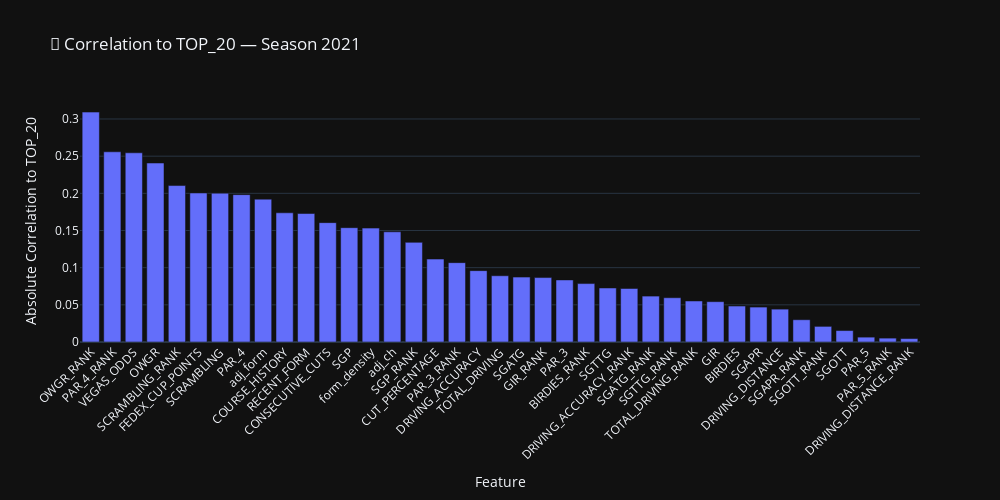
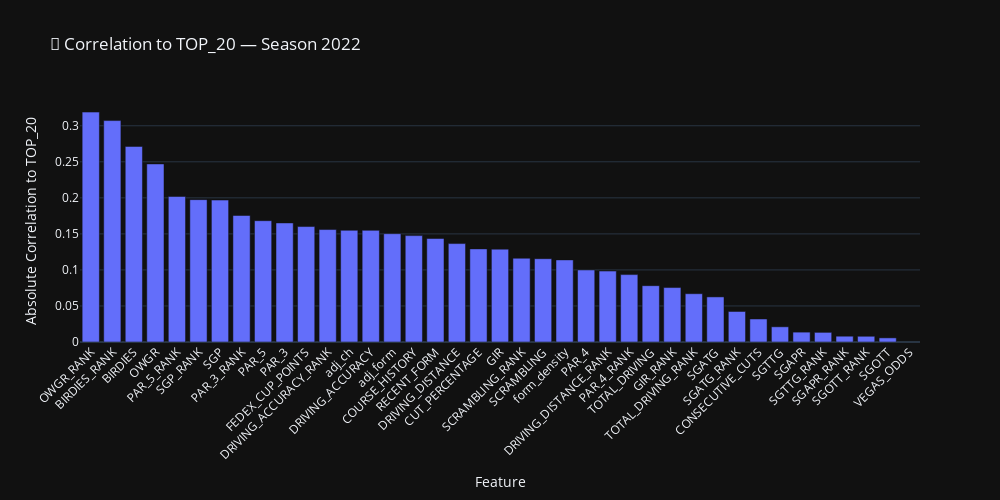
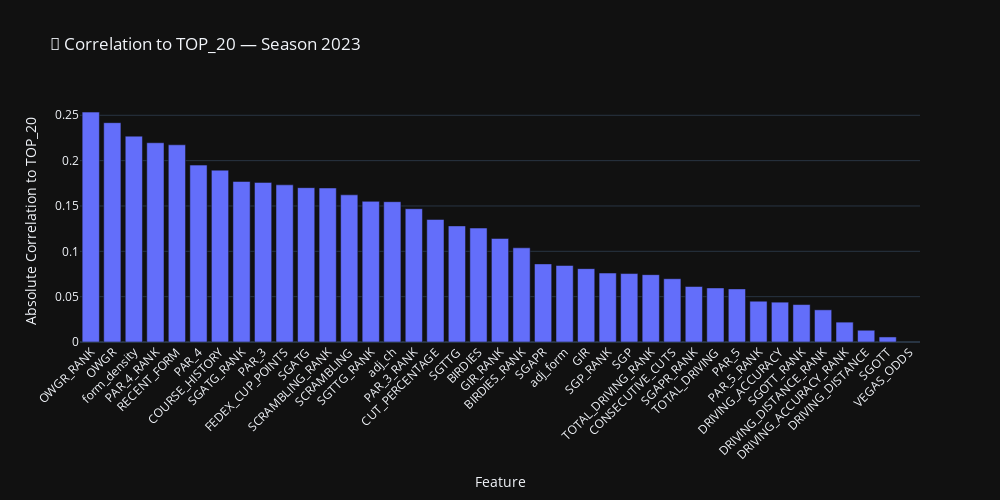
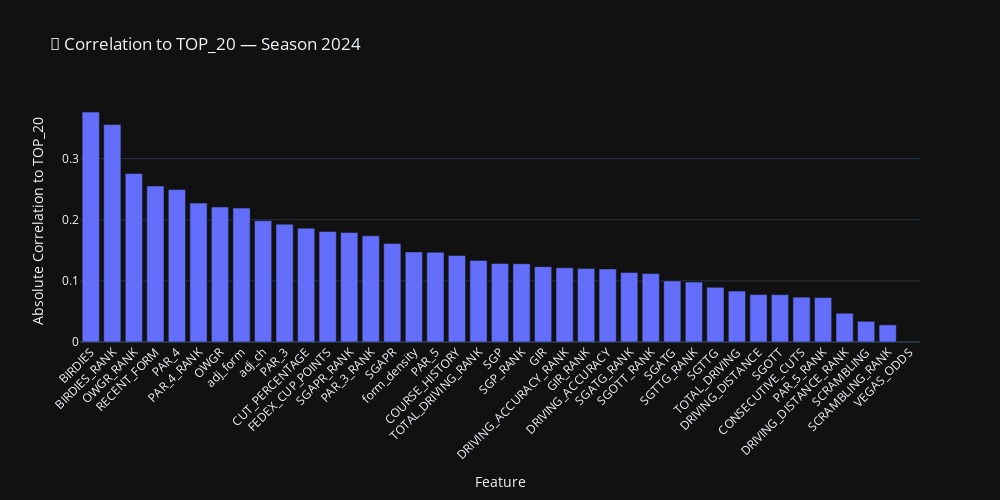

The notebook cell these images were saved under, in order:
### Markdown cell above
## Correlations
**Last 4 Years**

### Code cell
import plotly.express as px

# Get the 4 most recent seasons (or fewer if not available)
available_seasons = sorted(training_df["SEASON"].unique())[-4:]

# Dictionary to store correlation results
correlation_frames = {}

# Calculate correlations for each season
for season in available_seasons:
    df = training_df[training_df["SEASON"] == season].copy()

    # Numeric features only, drop final result
    numeric = df.select_dtypes(include=["float64", "int64"]).drop(columns=["FINAL_POS", "SEASON"], errors="ignore")

    # Skip if TOP_20 is not present
    if "TOP_20" not in numeric.columns:
        continue

    # Correlation with TOP_20
    cor = numeric.corr().abs()["TOP_20"].drop("TOP_20", errors="ignore").sort_values(ascending=False)
    cor_df = cor.reset_index()
    cor_df.columns = ["Feature", "Correlation"]
    correlation_frames[season] = cor_df

# Plot one bar chart per season
for season, cor_df in correlation_frames.items():
    fig = px.bar(
        cor_df,
        x="Feature",
        y="Correlation",
        title=f"🔎 Correlation to TOP_20 — Season {int(season)}",
        height=500,
        width=1000
    )

    fig.update_layout(
        xaxis_title="Feature",
        yaxis_title="Absolute Correlation to TOP_20",
        template="plotly_dark",
        xaxis_tickangle=-45
    )

    fig.show()

### Figure 1 — Plotly figure (JSON) as saved in the notebook; plotly's stock layout.template omitted (floating-point values rounded to 4 significant figures)
{"data": [{"hovertemplate": "Feature=%{x}<br>Correlation=%{y}<extra></extra>", "legendgroup": "", "marker": {"color": "#636efa", "pattern": {"shape": ""}}, "name": "", "orientation": "v", "showlegend": false, "textposition": "auto", "type": "bar", "x": ["OWGR_RANK", "PAR_4_RANK", "VEGAS_ODDS", "OWGR", "SCRAMBLING_RANK", "FEDEX_CUP_POINTS", "SCRAMBLING", "PAR_4", "adj_form", "COURSE_HISTORY", "RECENT_FORM", "CONSECUTIVE_CUTS", "SGP", "form_density", "adj_ch", "SGP_RANK", "CUT_PERCENTAGE", "PAR_3_RANK", "DRIVING_ACCURACY", "TOTAL_DRIVING", "SGATG", "GIR_RANK", "PAR_3", "BIRDIES_RANK", "SGTTG", "DRIVING_ACCURACY_RANK", "SGATG_RANK", "SGTTG_RANK", "TOTAL_DRIVING_RANK", "GIR", "BIRDIES", "SGAPR", "DRIVING_DISTANCE", "SGAPR_RANK", "SGOTT_RANK", "SGOTT", "PAR_5", "PAR_5_RANK", "DRIVING_DISTANCE_RANK"], "xaxis": "x", "y": [0.3093, 0.2559, 0.2545, 0.2407, 0.2105, 0.2005, 0.2002, 0.1982, 0.1922, 0.1738, 0.1728, 0.1606, 0.1538, 0.1532, 0.1482, 0.134, 0.1115, 0.1067, 0.09599, 0.08912, 0.08729, 0.08668, 0.0835, 0.07858, 0.07265, 0.07196, 0.06177, 0.05957, 0.05519, 0.05426, 0.04839, 0.04699, 0.04422, 0.02996, 0.02103, 0.01538, 0.006542, 0.005226, 0.004583], "yaxis": "y"}], "layout": {"barmode": "relative", "height": 500, "legend": {"tracegroupgap": 0}, "title": {"text": "🔎 Correlation to TOP_20 — Season 2021"}, "width": 1000, "xaxis": {"anchor": "y", "domain": [0, 1], "tickangle": -45, "title": {"text": "Feature"}}, "yaxis": {"anchor": "x", "domain": [0, 1], "title": {"text": "Absolute Correlation to TOP_20"}}}}

### Figure 2 — Plotly figure (JSON) as saved in the notebook; plotly's stock layout.template omitted (floating-point values rounded to 4 significant figures)
{"data": [{"hovertemplate": "Feature=%{x}<br>Correlation=%{y}<extra></extra>", "legendgroup": "", "marker": {"color": "#636efa", "pattern": {"shape": ""}}, "name": "", "orientation": "v", "showlegend": false, "textposition": "auto", "type": "bar", "x": ["OWGR_RANK", "BIRDIES_RANK", "BIRDIES", "OWGR", "PAR_5_RANK", "SGP_RANK", "SGP", "PAR_3_RANK", "PAR_5", "PAR_3", "FEDEX_CUP_POINTS", "DRIVING_ACCURACY_RANK", "adj_ch", "DRIVING_ACCURACY", "adj_form", "COURSE_HISTORY", "RECENT_FORM", "DRIVING_DISTANCE", "CUT_PERCENTAGE", "GIR", "SCRAMBLING_RANK", "SCRAMBLING", "form_density", "PAR_4", "DRIVING_DISTANCE_RANK", "PAR_4_RANK", "TOTAL_DRIVING", "GIR_RANK", "TOTAL_DRIVING_RANK", "SGATG", "SGATG_RANK", "CONSECUTIVE_CUTS", "SGTTG", "SGAPR", "SGTTG_RANK", "SGAPR_RANK", "SGOTT_RANK", "SGOTT", "VEGAS_ODDS"], "xaxis": "x", "y": [0.319, 0.3072, 0.2714, 0.2471, 0.202, 0.1975, 0.1969, 0.1755, 0.1683, 0.1652, 0.1602, 0.156, 0.155, 0.1549, 0.1503, 0.1476, 0.1436, 0.1365, 0.1292, 0.1288, 0.1162, 0.1156, 0.1139, 0.09997, 0.09841, 0.09351, 0.07814, 0.07554, 0.067, 0.06256, 0.04235, 0.03195, 0.02107, 0.01368, 0.01337, 0.008045, 0.007934, 0.005696, NaN], "yaxis": "y"}], "layout": {"barmode": "relative", "height": 500, "legend": {"tracegroupgap": 0}, "title": {"text": "🔎 Correlation to TOP_20 — Season 2022"}, "width": 1000, "xaxis": {"anchor": "y", "domain": [0, 1], "tickangle": -45, "title": {"text": "Feature"}}, "yaxis": {"anchor": "x", "domain": [0, 1], "title": {"text": "Absolute Correlation to TOP_20"}}}}

### Figure 3 — Plotly figure (JSON) as saved in the notebook; plotly's stock layout.template omitted (floating-point values rounded to 4 significant figures)
{"data": [{"hovertemplate": "Feature=%{x}<br>Correlation=%{y}<extra></extra>", "legendgroup": "", "marker": {"color": "#636efa", "pattern": {"shape": ""}}, "name": "", "orientation": "v", "showlegend": false, "textposition": "auto", "type": "bar", "x": ["OWGR_RANK", "OWGR", "form_density", "PAR_4_RANK", "RECENT_FORM", "PAR_4", "COURSE_HISTORY", "SGATG_RANK", "PAR_3", "FEDEX_CUP_POINTS", "SGATG", "SCRAMBLING_RANK", "SCRAMBLING", "SGTTG_RANK", "adj_ch", "PAR_3_RANK", "CUT_PERCENTAGE", "SGTTG", "BIRDIES", "GIR_RANK", "BIRDIES_RANK", "SGAPR", "adj_form", "GIR", "SGP_RANK", "SGP", "TOTAL_DRIVING_RANK", "CONSECUTIVE_CUTS", "SGAPR_RANK", "TOTAL_DRIVING", "PAR_5", "PAR_5_RANK", "DRIVING_ACCURACY", "SGOTT_RANK", "DRIVING_DISTANCE_RANK", "DRIVING_ACCURACY_RANK", "DRIVING_DISTANCE", "SGOTT", "VEGAS_ODDS"], "xaxis": "x", "y": [0.2535, 0.2418, 0.227, 0.2197, 0.2175, 0.1951, 0.1895, 0.177, 0.176, 0.1733, 0.1702, 0.1698, 0.1623, 0.1551, 0.1547, 0.147, 0.1351, 0.128, 0.1256, 0.1142, 0.1039, 0.08615, 0.08435, 0.0809, 0.07604, 0.07549, 0.07427, 0.06979, 0.06119, 0.05963, 0.05856, 0.04497, 0.04392, 0.04129, 0.03548, 0.02191, 0.01296, 0.005572, NaN], "yaxis": "y"}], "layout": {"barmode": "relative", "height": 500, "legend": {"tracegroupgap": 0}, "title": {"text": "🔎 Correlation to TOP_20 — Season 2023"}, "width": 1000, "xaxis": {"anchor": "y", "domain": [0, 1], "tickangle": -45, "title": {"text": "Feature"}}, "yaxis": {"anchor": "x", "domain": [0, 1], "title": {"text": "Absolute Correlation to TOP_20"}}}}

### Figure 4 — Plotly figure (JSON) as saved in the notebook; plotly's stock layout.template omitted (floating-point values rounded to 4 significant figures)
{"data": [{"hovertemplate": "Feature=%{x}<br>Correlation=%{y}<extra></extra>", "legendgroup": "", "marker": {"color": "#636efa", "pattern": {"shape": ""}}, "name": "", "orientation": "v", "showlegend": false, "textposition": "auto", "type": "bar", "x": ["BIRDIES", "BIRDIES_RANK", "OWGR_RANK", "RECENT_FORM", "PAR_4", "PAR_4_RANK", "OWGR", "adj_form", "adj_ch", "PAR_3", "CUT_PERCENTAGE", "FEDEX_CUP_POINTS", "SGAPR_RANK", "PAR_3_RANK", "SGAPR", "form_density", "PAR_5", "COURSE_HISTORY", "TOTAL_DRIVING_RANK", "SGP", "SGP_RANK", "GIR", "DRIVING_ACCURACY_RANK", "GIR_RANK", "DRIVING_ACCURACY", "SGATG_RANK", "SGOTT_RANK", "SGATG", "SGTTG_RANK", "SGTTG", "TOTAL_DRIVING", "DRIVING_DISTANCE", "SGOTT", "CONSECUTIVE_CUTS", "PAR_5_RANK", "DRIVING_DISTANCE_RANK", "SCRAMBLING", "SCRAMBLING_RANK", "VEGAS_ODDS"], "xaxis": "x", "y": [0.3761, 0.3556, 0.2756, 0.2553, 0.2493, 0.2272, 0.2209, 0.2191, 0.1985, 0.1928, 0.1861, 0.1807, 0.1792, 0.1737, 0.1613, 0.1473, 0.1468, 0.1415, 0.1335, 0.1286, 0.1281, 0.1233, 0.1214, 0.1201, 0.1195, 0.1138, 0.1119, 0.09999, 0.09807, 0.08957, 0.08336, 0.07763, 0.07742, 0.07341, 0.07272, 0.04711, 0.03383, 0.028, NaN], "yaxis": "y"}], "layout": {"barmode": "relative", "height": 500, "legend": {"tracegroupgap": 0}, "title": {"text": "🔎 Correlation to TOP_20 — Season 2024"}, "width": 1000, "xaxis": {"anchor": "y", "domain": [0, 1], "tickangle": -45, "title": {"text": "Feature"}}, "yaxis": {"anchor": "x", "domain": [0, 1], "title": {"text": "Absolute Correlation to TOP_20"}}}}
